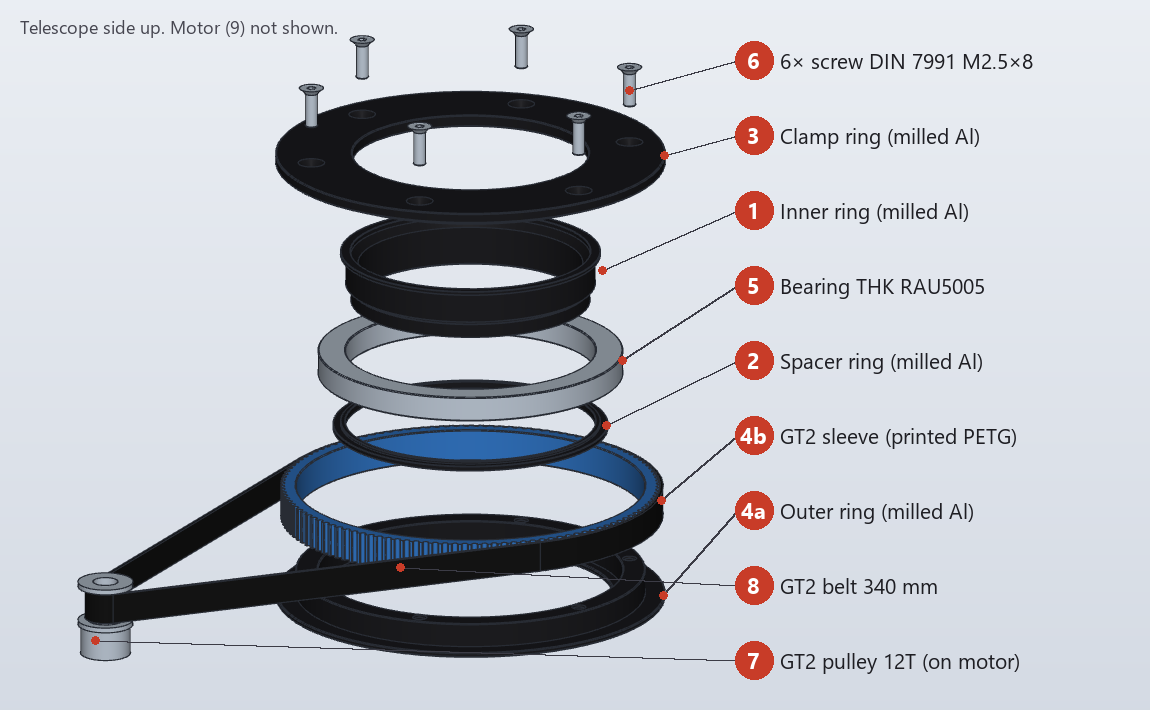
#> input picture docs/openroto_exploded.png, 1150 x 710 px
$ python label_exploded.py openroto_exploded.png openroto_exploded.png
#> lines starting #> are read from the running program, lines starting #| are printed output that depends on the picture
"""Crop the SolidCraft exploded render and add numbered callouts matching docs/BOM.md.

Render: a SolidCraft design linking every cad/*.sc part (component.insert_design) with Z offsets
outer ring 0, sleeve +16 (belt +16.25, pulley at (0, 97.9, +8.75)), spacer +36, bearing +46,
inner ring +66, clamp +84, screws with their head top at z 108.3 on the Ø65 circle (60° apart);
appearances: the four Al rings #1c1c1f (metallic 0.6, roughness 0.6), sleeve #2f6db5 (roughness 0.45),
belt #141414 (roughness 0.8), dielectric_ior 1.5;
camera {target: [0, 35, 46], yaw: 2.3, pitch: 0.32, distance: 300}, 1400 x 1200, no grid or axes.
Usage: python -I docs/label_exploded.py <render.png> docs/openroto_exploded.png
"""
import sys
from PIL import Image, ImageDraw, ImageFont

src, dst = sys.argv[1], sys.argv[2]
im = Image.open(src).convert("RGB")
#> im is the input picture: PIL image 1150x710 RGB; mean R, G, B 188.8, 191.9, 199.1
# crop: (left, top, right, bottom) in render pixels
box = (360, 190, 1080, 900)
im = im.crop(box)
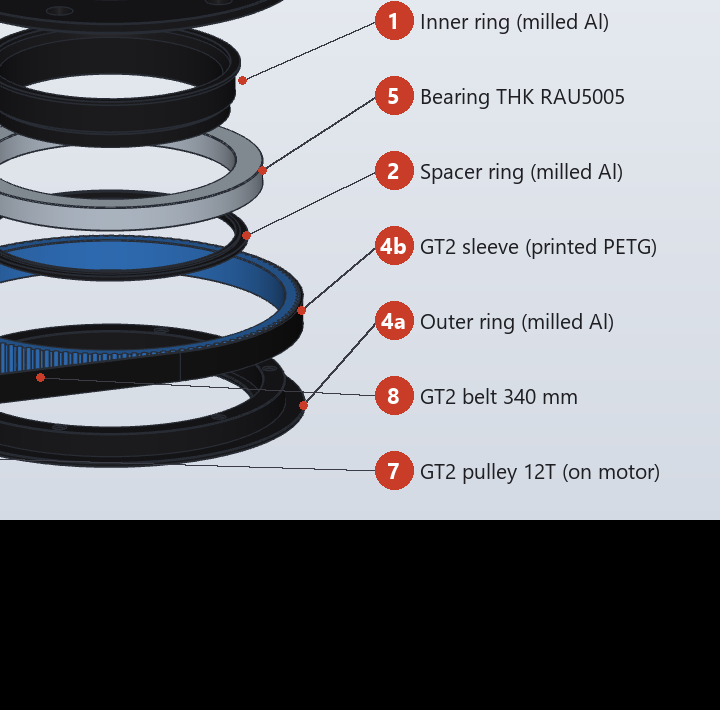
#> im: PIL image 720x710 RGB; mean R, G, B 127.8, 129.7, 135.4
ox, oy = box[0], box[1]
pad_r = 430
canvas = Image.new("RGB", (im.width + pad_r, im.height), im.getpixel((im.width - 1, 5)))
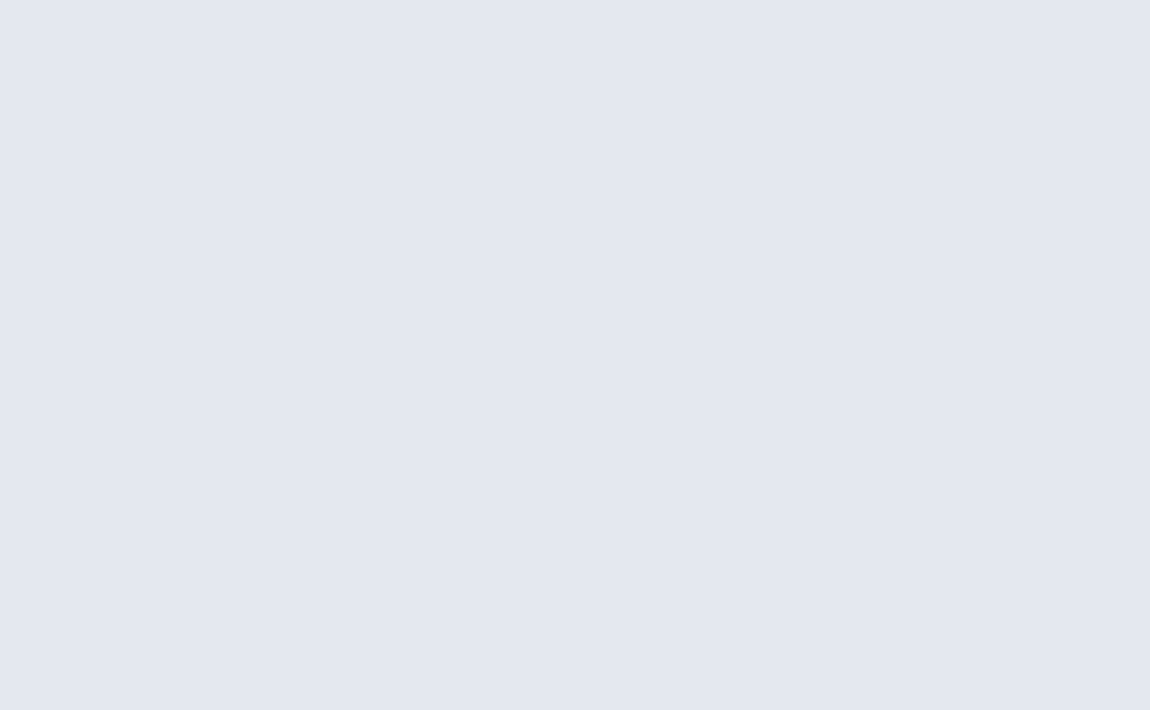
#> canvas: PIL image 1150x710 RGB; mean R, G, B 228, 232, 239
# extend background gradient by copying the right-most column
col = im.crop((im.width - 1, 0, im.width, im.height))
for x in range(im.width, canvas.width):
    canvas.paste(col, (x, 0))
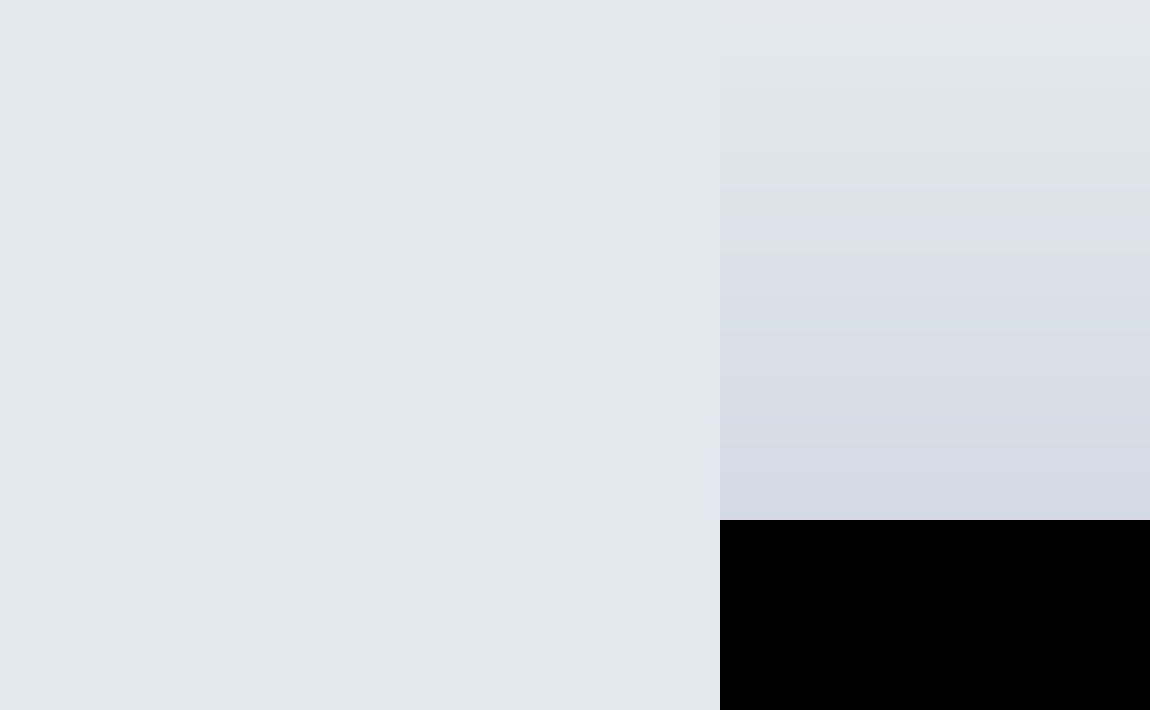
#> canvas: PIL image 1150x710 RGB; mean R, G, B 203.1, 207, 213.5
canvas.paste(im, (0, 0))
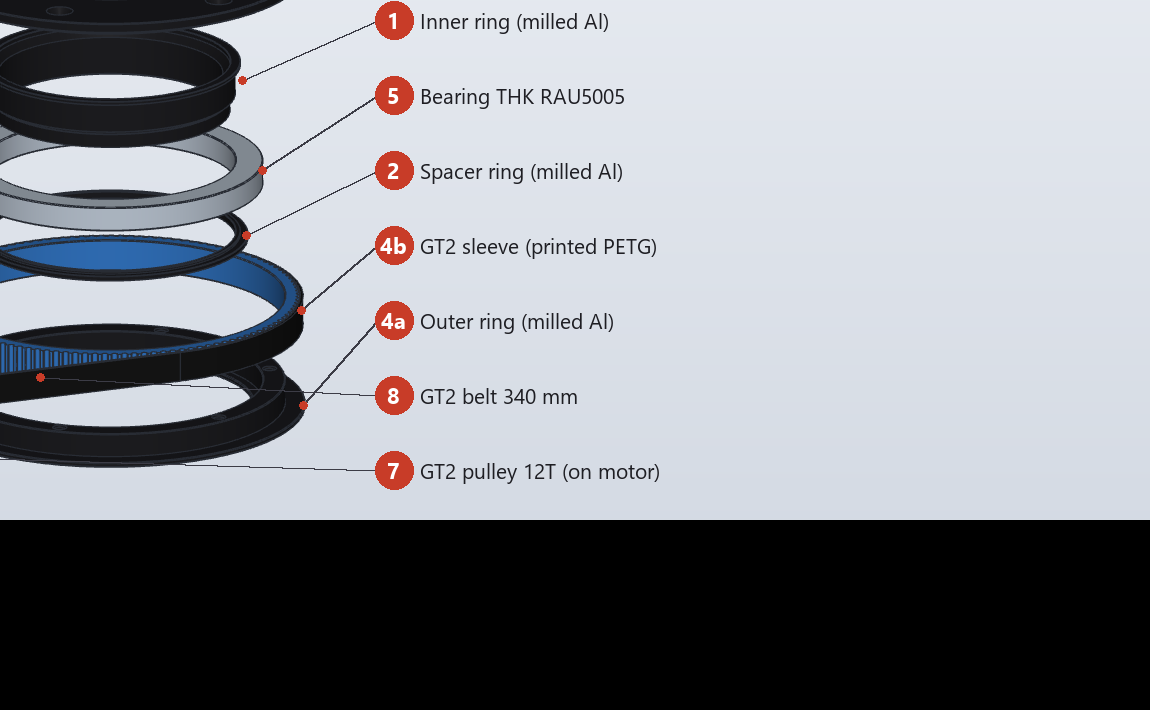
#> canvas: PIL image 1150x710 RGB; mean R, G, B 140.3, 142.9, 148.6
d = ImageDraw.Draw(canvas)

def font(sz, bold=False):
#> called with sz = 22, bold = True
    for name in (("segoeuib.ttf" if bold else "segoeui.ttf"), "arial.ttf"):
        try:
            return ImageFont.truetype(name, sz)
        except OSError:
            pass
    return ImageFont.load_default()

f_num, f_txt = font(22, True), font(21)
# (number, label, anchor point on the part in render px, label y)
items = [
    ("6", "6× screw DIN 7991 M2.5×8", (989, 280), 60),
    ("3", "Clamp ring (milled Al)", (1024, 345), 135),
    ("1", "Inner ring (milled Al)", (962, 460), 210),
    ("5", "Bearing THK RAU5005", (982, 550), 285),
    ("2", "Spacer ring (milled Al)", (966, 615), 360),
    ("4b", "GT2 sleeve (printed PETG)", (1021, 690), 435),
    ("8", "GT2 belt 340 mm", (760, 757), 510),
    ("4a", "Outer ring (milled Al)", (1023, 785), 585),
    ("7", "GT2 pulley 12T (on motor)", (455, 830), 660),
]
lx = im.width + 40
#> lx = 760
for n, text, (px, py), ly in items:
    ax, ay = px - ox, py - oy
    d.line([(ax, ay), (lx - 22, ly)], fill=(60, 60, 70), width=2)
    d.ellipse([ax - 4, ay - 4, ax + 4, ay + 4], fill=(200, 60, 40))
    r = 19
    d.ellipse([lx - r - 6, ly - r, lx + r - 6, ly + r], fill=(200, 60, 40))
    d.text((lx - 6, ly), str(n), font=f_num, fill="white", anchor="mm")
    d.text((lx + 20, ly), text, font=f_txt, fill=(30, 30, 35), anchor="lm")
d.text((20, 14), "Telescope side up. Motor (9) not shown.", font=font(18), fill=(70, 70, 80))
canvas.save(dst, optimize=True)
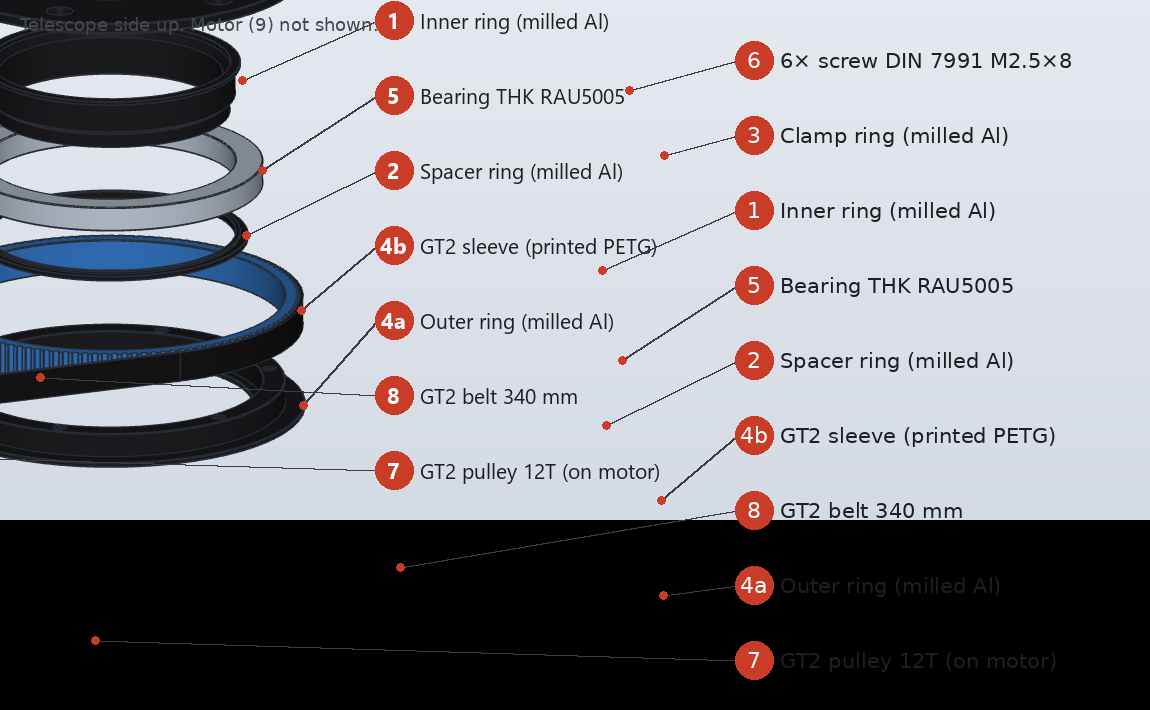
#> saved as openroto_exploded.png: PIL image 1150x710 RGB; mean R, G, B 139.1, 139.7, 145.1
print(canvas.size)
#| (1150, 710)
